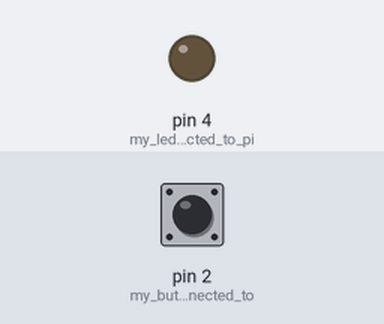
Bench run of a sketch on a simulated Arduino Uno, built with avr-gcc and run on an emulated ATmega328P. Parts: output pins drawn as LEDs (lit = HIGH). Inputs (shaded band) come from the test bench; at power-on: pin 2 (my_button_is_connected_to) LOW.

Above: at 1.2 s.
1.3 s: pin 2 (my_button_is_connected_to) pulled HIGH for 0.15 s
At 1.37 s:
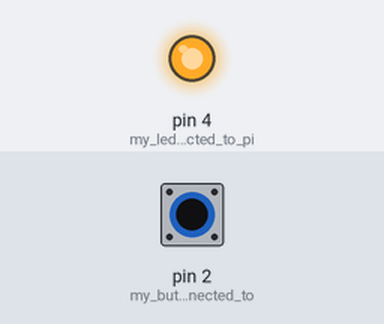
2.9 s: pin 2 (my_button_is_connected_to) pulled HIGH for 3.2 s
At 6.4 s:
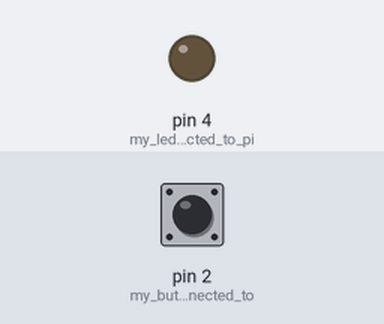
Timing chart, 0 to 7.9 s (numbered marks = the images above; inputs shaded):
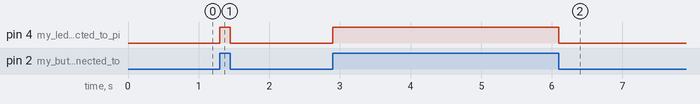

The sketch:

sketch_apr22e.ino
```cpp
//turn led on with a button

void setup() {
  pinMode(4, OUTPUT);   //my led is connected to pin 4
  pinMode(2, INPUT);    // my button is connected to pin 2
}

void loop() {
  if(digitalRead(2)==HIGH){   // if my button is high:
    digitalWrite(4,HIGH);     // my led goes on
  }
  else{                      // if the button isnt on:
     digitalWrite(4,LOW);    // my led goes dark
  }

  }
```

Measured:
- after the input at 1.3 s, pin 4 (my_led_is_connected_to_pi): LOW → HIGH at once, → LOW 0.15 s later
- after the input at 2.9 s, pin 4 (my_led_is_connected_to_pi): LOW → HIGH at once, → LOW 3.2 s later
